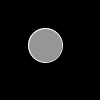
Frame 1 (no input)
Frame 60 (the mouse pressed at the canvas centre just before this capture): identical to frame 1, image omitted
Frame 120 (the mouse held since frame 60 and released just before this capture): identical to frame 1, image omitted

The Processing sketch that drew this single still picture (run headless with seeded random() and noise(); from frame 60 on, the mouse is pressed at the canvas centre):

// Processing sketch: Example_3_5_v2
// ── Example_3_5_v2.pde
void setup() 
{
   size(100,100);
   stroke(255);
   fill(150);
   background(0);
   ellipse(45,45,34,34);     
}

void draw(){
}

void mousePressed(){ 
   background(0);
   rect(45,45,34,34); 
}

void mouseReleased(){
  background(0);
  ellipse(45,45,34,34);     
}
